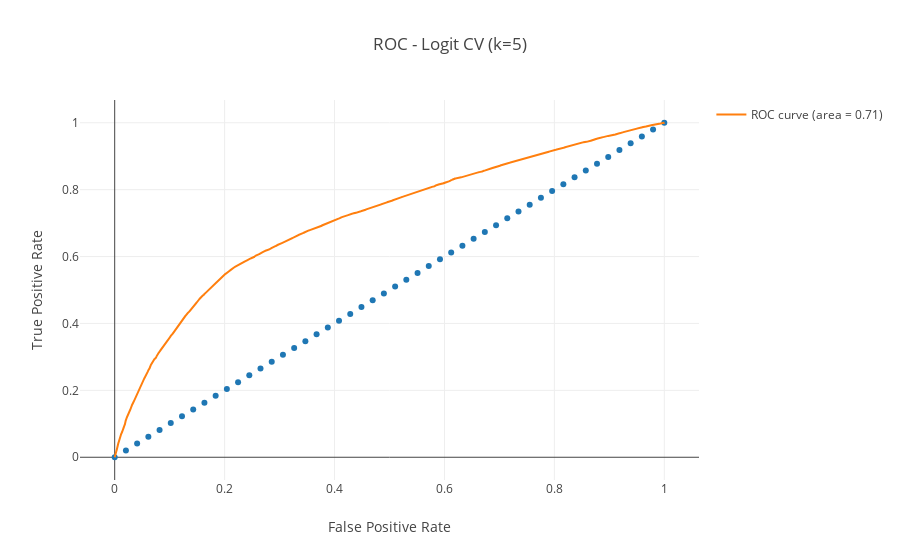

Write notebook code for a chart like this one.
### Code cell
y_score_cv = logit_cv.decision_function(X_test)
plot_roc(y_test, y_score_cv, 'ROC - Logit CV (k=5)')

### Figure 1 — Plotly figure (JSON) as saved in the notebook; plotly's stock layout.template omitted (floating-point values rounded to 4 significant figures; data arrays with more than 128 entries replaced by an {"elided": "..."} marker saying what was removed)
{"data": [{"mode": "markers", "showlegend": false, "type": "scatter", "uid": "1471b7a9-0087-4ede-976d-f585b00dcd94", "x": [0, 0.02041, 0.04082, 0.06122, 0.08163, 0.102, 0.1224, 0.1429, 0.1633, 0.1837, 0.2041, 0.2245, 0.2449, 0.2653, 0.2857, 0.3061, 0.3265, 0.3469, 0.3673, 0.3878, 0.4082, 0.4286, 0.449, 0.4694, 0.4898, 0.5102, 0.5306, 0.551, 0.5714, 0.5918, 0.6122, 0.6327, 0.6531, 0.6735, 0.6939, 0.7143, 0.7347, 0.7551, 0.7755, 0.7959, 0.8163, 0.8367, 0.8571, 0.8776, 0.898, 0.9184, 0.9388, 0.9592, 0.9796, 1], "y": [0, 0.02041, 0.04082, 0.06122, 0.08163, 0.102, 0.1224, 0.1429, 0.1633, 0.1837, 0.2041, 0.2245, 0.2449, 0.2653, 0.2857, 0.3061, 0.3265, 0.3469, 0.3673, 0.3878, 0.4082, 0.4286, 0.449, 0.4694, 0.4898, 0.5102, 0.5306, 0.551, 0.5714, 0.5918, 0.6122, 0.6327, 0.6531, 0.6735, 0.6939, 0.7143, 0.7347, 0.7551, 0.7755, 0.7959, 0.8163, 0.8367, 0.8571, 0.8776, 0.898, 0.9184, 0.9388, 0.9592, 0.9796, 1]}, {"mode": "lines", "name": "ROC curve (area = 0.71)", "type": "scatter", "uid": "f107204c-a77c-4c99-b8cf-7488060a8082", "x": {"elided": "13694 float values"}, "y": {"elided": "13694 float values"}}], "layout": {"title": {"text": "ROC - Logit CV (k=5)"}, "xaxis": {"title": {"text": "False Positive Rate"}}, "yaxis": {"title": {"text": "True Positive Rate"}}}}
